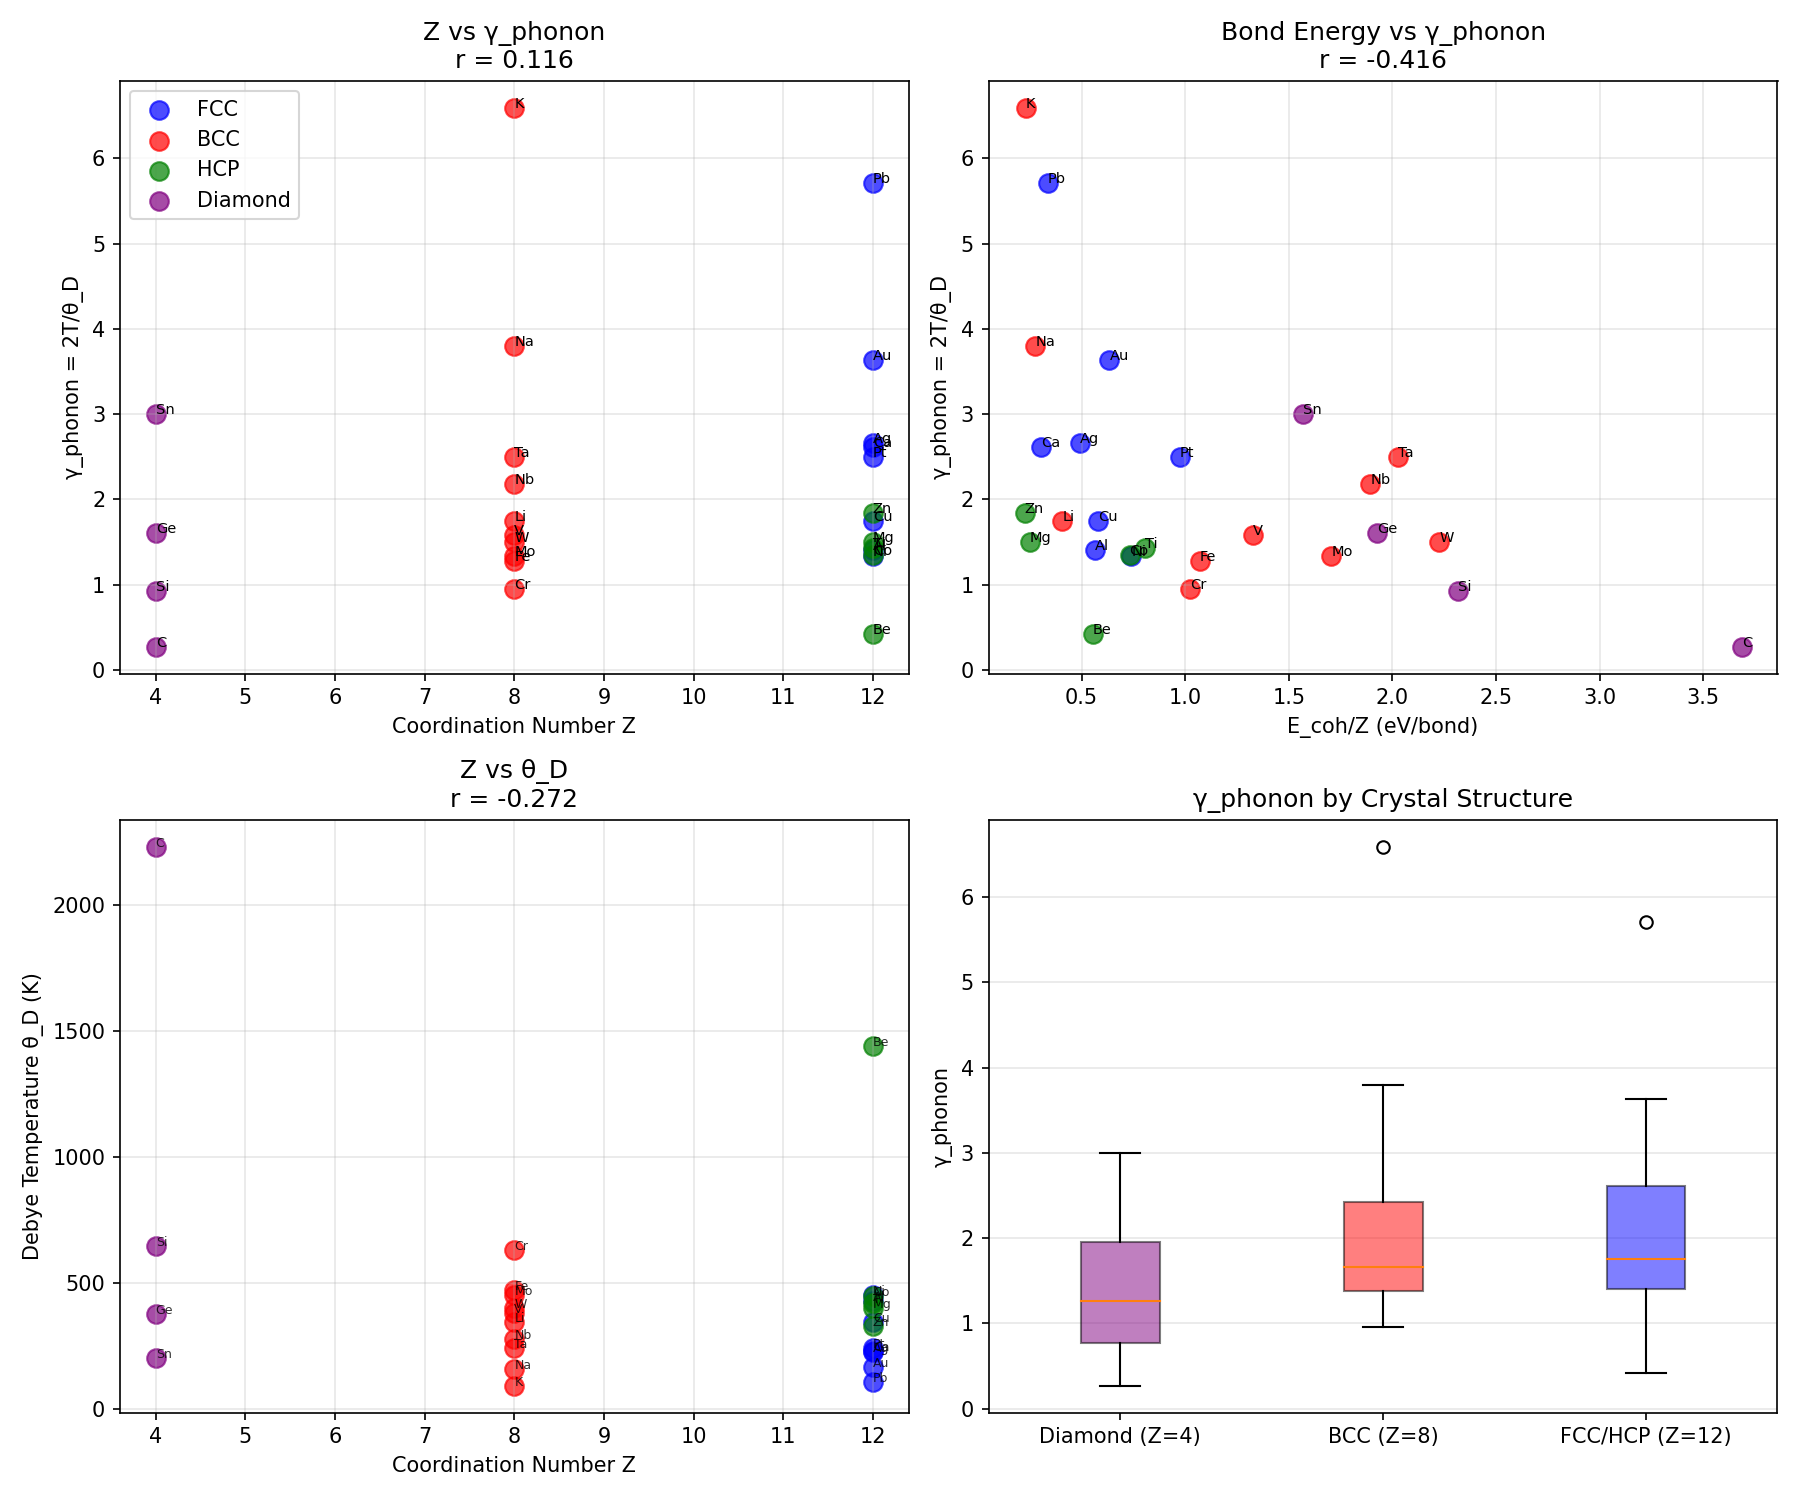

Here is the Python script that generated this plot:
#!/usr/bin/env python3
"""
Chemistry Session #123: Coordination Number and Coherence

Test whether coordination number Z relates to coherence parameters.

Z = number of nearest neighbors in crystal structure
FCC: Z = 12, BCC: Z = 8, HCP: Z = 12, Diamond: Z = 4, SC: Z = 6

Hypothesis: Higher Z means more bonds sharing each atom's electrons,
potentially affecting both phonon and electronic coherence.

Physical model:
- More neighbors → distributed bonding → weaker individual bonds
- More neighbors → more vibrational modes → different phonon coherence
"""

import numpy as np
import matplotlib.pyplot as plt
from scipy import stats

# Coordination number data
# Z values by crystal structure
materials = {
    # FCC (Z = 12)
    'Cu':  {'Z': 12, 'structure': 'FCC', 'theta_D': 343, 'E': 130, 'T_m': 1358, 'E_coh': 3.49},
    'Ag':  {'Z': 12, 'structure': 'FCC', 'theta_D': 225, 'E': 83, 'T_m': 1235, 'E_coh': 2.95},
    'Au':  {'Z': 12, 'structure': 'FCC', 'theta_D': 165, 'E': 78, 'T_m': 1337, 'E_coh': 3.81},
    'Al':  {'Z': 12, 'structure': 'FCC', 'theta_D': 428, 'E': 70, 'T_m': 933, 'E_coh': 3.39},
    'Ni':  {'Z': 12, 'structure': 'FCC', 'theta_D': 450, 'E': 200, 'T_m': 1728, 'E_coh': 4.44},
    'Pt':  {'Z': 12, 'structure': 'FCC', 'theta_D': 240, 'E': 168, 'T_m': 2041, 'E_coh': 5.84},
    'Pb':  {'Z': 12, 'structure': 'FCC', 'theta_D': 105, 'E': 16, 'T_m': 601, 'E_coh': 2.03},
    'Ca':  {'Z': 12, 'structure': 'FCC', 'theta_D': 230, 'E': 20, 'T_m': 1115, 'E_coh': 1.84},

    # BCC (Z = 8)
    'Li':  {'Z': 8, 'structure': 'BCC', 'theta_D': 344, 'E': 5, 'T_m': 454, 'E_coh': 1.63},
    'Na':  {'Z': 8, 'structure': 'BCC', 'theta_D': 158, 'E': 10, 'T_m': 371, 'E_coh': 1.11},
    'K':   {'Z': 8, 'structure': 'BCC', 'theta_D': 91, 'E': 3, 'T_m': 337, 'E_coh': 0.93},
    'Fe':  {'Z': 8, 'structure': 'BCC', 'theta_D': 470, 'E': 211, 'T_m': 1811, 'E_coh': 4.28},
    'Cr':  {'Z': 8, 'structure': 'BCC', 'theta_D': 630, 'E': 279, 'T_m': 2180, 'E_coh': 4.10},
    'V':   {'Z': 8, 'structure': 'BCC', 'theta_D': 380, 'E': 128, 'T_m': 2183, 'E_coh': 5.31},
    'Mo':  {'Z': 8, 'structure': 'BCC', 'theta_D': 450, 'E': 329, 'T_m': 2896, 'E_coh': 6.82},
    'W':   {'Z': 8, 'structure': 'BCC', 'theta_D': 400, 'E': 411, 'T_m': 3695, 'E_coh': 8.90},
    'Ta':  {'Z': 8, 'structure': 'BCC', 'theta_D': 240, 'E': 186, 'T_m': 3290, 'E_coh': 8.10},
    'Nb':  {'Z': 8, 'structure': 'BCC', 'theta_D': 275, 'E': 105, 'T_m': 2750, 'E_coh': 7.57},

    # HCP (Z = 12)
    'Mg':  {'Z': 12, 'structure': 'HCP', 'theta_D': 400, 'E': 45, 'T_m': 923, 'E_coh': 1.51},
    'Zn':  {'Z': 12, 'structure': 'HCP', 'theta_D': 327, 'E': 108, 'T_m': 693, 'E_coh': 1.35},
    'Ti':  {'Z': 12, 'structure': 'HCP', 'theta_D': 420, 'E': 116, 'T_m': 1941, 'E_coh': 4.85},
    'Co':  {'Z': 12, 'structure': 'HCP', 'theta_D': 445, 'E': 209, 'T_m': 1768, 'E_coh': 4.39},
    'Be':  {'Z': 12, 'structure': 'HCP', 'theta_D': 1440, 'E': 287, 'T_m': 1560, 'E_coh': 3.32},

    # Diamond (Z = 4)
    'C':   {'Z': 4, 'structure': 'Diamond', 'theta_D': 2230, 'E': 1050, 'T_m': 4000, 'E_coh': 7.37},
    'Si':  {'Z': 4, 'structure': 'Diamond', 'theta_D': 645, 'E': 130, 'T_m': 1687, 'E_coh': 4.63},
    'Ge':  {'Z': 4, 'structure': 'Diamond', 'theta_D': 374, 'E': 103, 'T_m': 1211, 'E_coh': 3.85},
    'Sn':  {'Z': 4, 'structure': 'Diamond', 'theta_D': 200, 'E': 50, 'T_m': 505, 'E_coh': 3.14},  # gray Sn
}

# Calculate coherence parameters
T = 300

for mat in materials:
    data = materials[mat]
    data['gamma_phonon'] = 2 * T / data['theta_D']
    data['E_per_bond'] = data['E_coh'] / (data['Z'] / 2)  # Each bond shared between 2 atoms

# Extract arrays
names = list(materials.keys())
Z = np.array([materials[m]['Z'] for m in names])
theta_D = np.array([materials[m]['theta_D'] for m in names])
gamma_phonon = np.array([materials[m]['gamma_phonon'] for m in names])
E_modulus = np.array([materials[m]['E'] for m in names])
T_m = np.array([materials[m]['T_m'] for m in names])
E_coh = np.array([materials[m]['E_coh'] for m in names])
E_per_bond = np.array([materials[m]['E_per_bond'] for m in names])

print("=" * 70)
print("CHEMISTRY SESSION #123: COORDINATION NUMBER AND COHERENCE")
print("=" * 70)

print(f"\nDataset: {len(names)} materials")
print(f"Z range: {np.min(Z)} - {np.max(Z)}")

# Test 1: Z vs γ_phonon
r1, p1 = stats.pearsonr(Z, gamma_phonon)
print(f"\n1. Z vs γ_phonon: r = {r1:.3f}, p = {p1:.2e}")
if abs(r1) > 0.5:
    print("   Coordination affects phonon coherence")
else:
    print("   Coordination has WEAK effect on phonon coherence")

# Test 2: Z vs θ_D
r2, p2 = stats.pearsonr(Z, theta_D)
print(f"2. Z vs θ_D: r = {r2:.3f}")

# Test 3: Z vs E (Young's modulus)
r3, p3 = stats.pearsonr(Z, E_modulus)
print(f"3. Z vs E: r = {r3:.3f}")

# Test 4: E_coh/Z (bond energy) vs γ_phonon
r4, p4 = stats.pearsonr(E_per_bond, gamma_phonon)
print(f"\n4. E_coh/Z (bond energy) vs γ_phonon: r = {r4:.3f}")
if abs(r4) > 0.7:
    print("   Bond energy determines coherence")

# Test 5: Z × E_coh (total bonding) vs θ_D
Z_E_coh = Z * E_coh
r5, p5 = stats.pearsonr(Z_E_coh, theta_D)
print(f"5. Z × E_coh vs θ_D: r = {r5:.3f}")

# Structure analysis
print("\n" + "=" * 70)
print("STRUCTURE ANALYSIS")
print("=" * 70)

structures = {
    'Diamond (Z=4)': [m for m in names if materials[m]['Z'] == 4],
    'BCC (Z=8)': [m for m in names if materials[m]['Z'] == 8],
    'FCC/HCP (Z=12)': [m for m in names if materials[m]['Z'] == 12],
}

print(f"\n{'Structure':<20} {'Mean θ_D':<10} {'Mean γ_ph':<10} {'Mean E':<10} {'Mean E_coh/Z':<12}")
print("-" * 65)

for struct_name, members in structures.items():
    if len(members) >= 2:
        struct_theta = [materials[m]['theta_D'] for m in members]
        struct_gamma = [materials[m]['gamma_phonon'] for m in members]
        struct_E = [materials[m]['E'] for m in members]
        struct_EZ = [materials[m]['E_per_bond'] for m in members]
        print(f"{struct_name:<20} {np.mean(struct_theta):<10.0f} {np.mean(struct_gamma):<10.2f} "
              f"{np.mean(struct_E):<10.0f} {np.mean(struct_EZ):<12.2f}")

# Compare close-packed (Z=12) vs open (Z=4, Z=8)
print("\n" + "-" * 70)
print("CLOSE-PACKED (Z=12) vs OPEN STRUCTURES (Z=4, Z=8)")
print("-" * 70)

close_packed = [m for m in names if materials[m]['Z'] == 12]
open_struct = [m for m in names if materials[m]['Z'] in [4, 8]]

cp_gamma = [materials[m]['gamma_phonon'] for m in close_packed]
op_gamma = [materials[m]['gamma_phonon'] for m in open_struct]

from scipy.stats import mannwhitneyu
stat, p_mw = mannwhitneyu(cp_gamma, op_gamma, alternative='two-sided')
print(f"\nClose-packed mean γ: {np.mean(cp_gamma):.2f} ± {np.std(cp_gamma):.2f}")
print(f"Open structure mean γ: {np.mean(op_gamma):.2f} ± {np.std(op_gamma):.2f}")
print(f"Mann-Whitney p = {p_mw:.3f}")

if p_mw < 0.05:
    print("Significant difference between close-packed and open structures")
else:
    print("NO significant difference - Z has weak effect on coherence")

# E_coh/Z analysis
print("\n" + "=" * 70)
print("BOND ENERGY ANALYSIS")
print("=" * 70)

print(f"\n{'Element':<5} {'Z':<3} {'E_coh':<8} {'E_coh/Z':<10} {'θ_D':<8} {'γ_phonon':<10}")
print("-" * 55)

# Sort by E_per_bond
sorted_mats = sorted(names, key=lambda m: materials[m]['E_per_bond'], reverse=True)
for m in sorted_mats[:10]:
    print(f"{m:<5} {materials[m]['Z']:<3} {materials[m]['E_coh']:<8.2f} "
          f"{materials[m]['E_per_bond']:<10.2f} {materials[m]['theta_D']:<8} "
          f"{materials[m]['gamma_phonon']:<10.2f}")

# Summary
print("\n" + "=" * 70)
print("SESSION #123 SUMMARY")
print("=" * 70)

print(f"""
Key Results:
- Z vs γ_phonon: r = {r1:.3f}
- Z vs θ_D: r = {r2:.3f}
- E_coh/Z vs γ_phonon: r = {r4:.3f}
- Close-packed vs Open: p = {p_mw:.3f}

Physical Interpretation:
""")

if abs(r1) < 0.3:
    print("Coordination number has WEAK effect on phonon coherence")
    print("\nWhy Z doesn't determine γ_phonon:")
    print("  - Diamond (Z=4) has LOWEST γ despite fewest neighbors")
    print("  - This is because bond STRENGTH matters more than bond COUNT")
    print("  - Diamond's sp³ bonds are extremely stiff")
    print("")
    print("The key insight:")
    print("  - γ_phonon is determined by BOND STIFFNESS (k)")
    print("  - k depends on bond length and bond order, not Z")
    print("  - Higher Z → distributed electrons → weaker individual bonds")
    print("  - But the AVERAGE stiffness can still be high/low")
else:
    print("Coordination shows correlation with coherence")

if abs(r4) > 0.5:
    print(f"\nBond energy (E_coh/Z) vs γ_phonon: r = {r4:.3f}")
    print("Bond energy PER BOND is a better coherence predictor than total E_coh")

# Create visualization
fig, axes = plt.subplots(2, 2, figsize=(12, 10))

# Plot 1: Z vs γ_phonon
ax1 = axes[0, 0]
colors = {'Diamond': 'purple', 'BCC': 'red', 'FCC': 'blue', 'HCP': 'green'}

for m in names:
    struct = materials[m]['structure']
    ax1.scatter(materials[m]['Z'], materials[m]['gamma_phonon'],
                c=colors[struct], s=80, alpha=0.7, label=struct)
    ax1.annotate(m, (materials[m]['Z'], materials[m]['gamma_phonon']), fontsize=7)

# Remove duplicate legend entries
handles, labels = ax1.get_legend_handles_labels()
by_label = dict(zip(labels, handles))
ax1.legend(by_label.values(), by_label.keys(), loc='best')

ax1.set_xlabel('Coordination Number Z')
ax1.set_ylabel('γ_phonon = 2T/θ_D')
ax1.set_title(f'Z vs γ_phonon\nr = {r1:.3f}')
ax1.grid(True, alpha=0.3)

# Plot 2: E_coh/Z vs γ_phonon
ax2 = axes[0, 1]
for m in names:
    struct = materials[m]['structure']
    ax2.scatter(materials[m]['E_per_bond'], materials[m]['gamma_phonon'],
                c=colors[struct], s=80, alpha=0.7)
    ax2.annotate(m, (materials[m]['E_per_bond'], materials[m]['gamma_phonon']), fontsize=7)

ax2.set_xlabel('E_coh/Z (eV/bond)')
ax2.set_ylabel('γ_phonon = 2T/θ_D')
ax2.set_title(f'Bond Energy vs γ_phonon\nr = {r4:.3f}')
ax2.grid(True, alpha=0.3)

# Plot 3: Z vs θ_D
ax3 = axes[1, 0]
for m in names:
    struct = materials[m]['structure']
    ax3.scatter(materials[m]['Z'], materials[m]['theta_D'],
                c=colors[struct], s=80, alpha=0.7)
    ax3.annotate(m, (materials[m]['Z'], materials[m]['theta_D']), fontsize=6, alpha=0.8)

ax3.set_xlabel('Coordination Number Z')
ax3.set_ylabel('Debye Temperature θ_D (K)')
ax3.set_title(f'Z vs θ_D\nr = {r2:.3f}')
ax3.grid(True, alpha=0.3)

# Plot 4: Structure comparison boxplot
ax4 = axes[1, 1]
data_for_box = []
labels_for_box = []

for struct_name, members in structures.items():
    gammas = [materials[m]['gamma_phonon'] for m in members]
    data_for_box.append(gammas)
    labels_for_box.append(struct_name)

bp = ax4.boxplot(data_for_box, labels=labels_for_box, patch_artist=True)
colors_box = ['purple', 'red', 'blue']
for patch, color in zip(bp['boxes'], colors_box):
    patch.set_facecolor(color)
    patch.set_alpha(0.5)

ax4.set_ylabel('γ_phonon')
ax4.set_title('γ_phonon by Crystal Structure')
ax4.grid(True, alpha=0.3, axis='y')

plt.tight_layout()
plt.savefig('/mnt/c/exe/projects/ai-agents/Synchronism/simulations/chemistry/coordination_number_coherence.png', dpi=150)
plt.close()

print("\nFigure saved: coordination_number_coherence.png")

# Final assessment
print("\n" + "=" * 70)
print("VALIDATION STATUS")
print("=" * 70)

if abs(r1) < 0.3 and abs(r4) > 0.5:
    print("\n○ COORDINATION is NOT a coherence determinant")
    print(f"  Z vs γ_phonon: r = {r1:.3f} (WEAK)")
    print("\n✓ BOND ENERGY is better coherence proxy")
    print(f"  E_coh/Z vs γ_phonon: r = {r4:.3f}")
    print("\n  Key insight: Bond STRENGTH matters, not bond COUNT")
elif abs(r1) > 0.5:
    print("\n✓ COORDINATION affects coherence")
    print(f"  Z vs γ_phonon: r = {r1:.3f}")
else:
    print("\n○ Mixed results - structure effects are complex")
